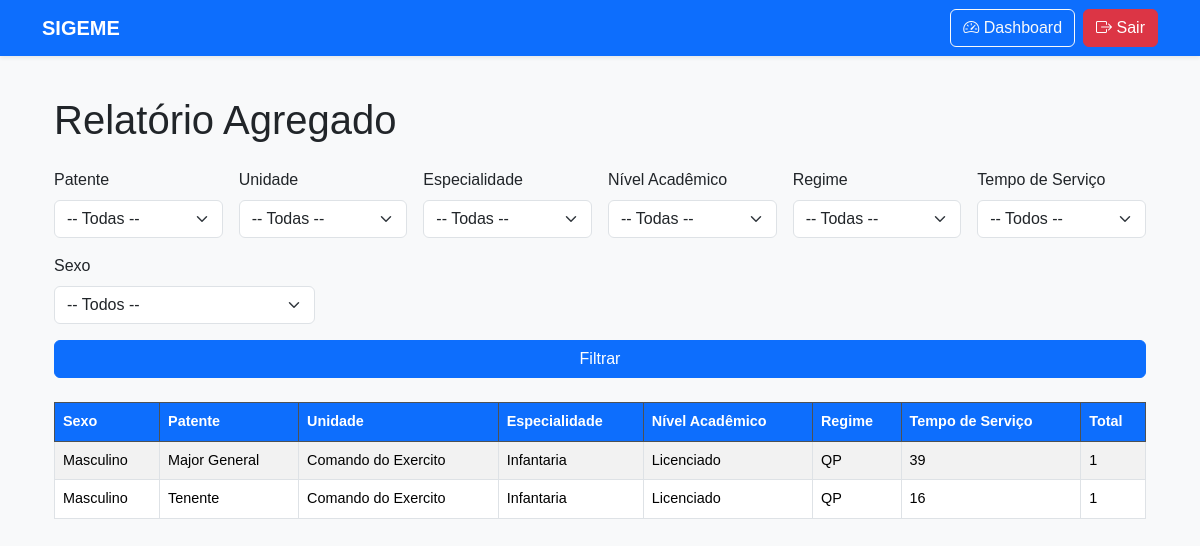
/relatorios/filtro_agregado, run on the app's committed database.
### app.py (models this page shows)
class Militar(db.Model):
    __tablename__ = 'militares'
    id = db.Column(db.Integer, primary_key=True)
    foto = db.Column(db.String(200))
    familiares = db.relationship("Familiar", back_populates="militar", cascade="all, delete-orphan")
    formacoes = db.relationship("Formacao", back_populates="militar", cascade="all, delete-orphan")
    lista_funcoes = db.relationship("Funcao", back_populates="militar", cascade="all, delete-orphan")
    promocoes = db.relationship("Promocao", back_populates="militar", cascade="all, delete-orphan")
    linguas = db.relationship("Lingua", back_populates="militar", cascade="all, delete-orphan")
    nome_completo = db.Column(db.String, nullable=False)
    sexo = db.Column(db.String)
    data_nascimento = db.Column(db.Date)
    idade = db.Column(db.Integer)
    altura = db.Column(db.Integer)
    numero_calcado = db.Column(db.Integer)
    nacionalidade = db.Column(db.String)
    email = db.Column(db.String)
    contacto1 = db.Column(db.String)
    contacto2 = db.Column(db.String)
    patente = db.Column(db.String)
    cargo_funcao = db.Column(db.String)
    regime = db.Column(db.String)
    nuit = db.Column(db.String)
    numero_bi = db.Column(db.String)
    data_emissao_bi = db.Column(db.Date)
    numero_bi_militar = db.Column(db.String)
    validade_bi_militar = db.Column(db.Date)
    numero_passaporte = db.Column(db.String)
    data_emissao_passaporte = db.Column(db.Date)
    pais_nascimento = db.Column(db.String)
    provincia_nascimento = db.Column(db.String)
    distrito_nascimento = db.Column(db.String)
    posto_administrativo = db.Column(db.String)
    localidade = db.Column(db.String)
    estado_civil = db.Column(db.String)
    conjuge = db.Column(db.String)
    data_incorporacao = db.Column(db.Date)
    tempo_servico = db.Column(db.Integer)
    situacao = db.Column(db.String)
    ordem_servico = db.Column(db.String)
    data_ultima_promocao = db.Column(db.Date)
    numero_os_ultima_promocao = db.Column(db.String)
    nivel_academico = db.Column(db.String)
    contacto_emergencia = db.Column(db.String)
    parentesco_emergencia = db.Column(db.String)
    nome_emergencia = db.Column(db.String(100))
    morada_emergencia = db.Column(db.String(200))
    observacoes = db.Column(db.Text)
    especialidade = db.Column(db.String)
    unidade = db.Column(db.String)   # ✔ corrigido: é String, não unidade_id
    provincia = db.Column(db.String)
    distrito = db.Column(db.String)
    conta_bancaria = db.Column(db.String)
    banco = db.Column(db.String)
    tipo_conducao = db.Column(db.String)
    tempo_experiencia_conducao = db.Column(db.Integer)
    tipo_carta = db.Column(db.String)
    numero_carta = db.Column(db.String)
    validade_carta = db.Column(db.Date)
    situacao = db.Column(db.String(50))
    data_obito = db.Column(db.Date, nullable=True)
    causa_obito = db.Column(db.String(100), nullable=True)
    obs_obito = db.Column(db.Text, nullable=True)
    created_at = db.Column(db.DateTime, default=db.func.current_timestamp())
    updated_at = db.Column(db.DateTime, default=db.func.current_timestamp(), onupdate=db.func.current_timestamp())
    criado_por = db.Column(db.String(50))
    criado_em = db.Column(db.DateTime, default=datetime.utcnow)
    atualizado_por = db.Column(db.String(50))
    atualizado_em = db.Column(db.DateTime, onupdate=datetime.utcnow)

### app.py (the view)
@app.route('/relatorios/filtro_agregado', methods=['GET'])
def relatorio_filtro_agregado():
    patente = request.args.get("patente")
    unidade = request.args.get("unidade")
    especialidade = request.args.get("especialidade")
    nivel_academico = request.args.get("nivel_academico")
    regime = request.args.get("regime")
    tempo_servico = request.args.get("tempo_servico")
    sexo = request.args.get("sexo")
    patentes = [p[0] for p in db.session.query(Militar.patente.distinct()).filter(Militar.patente != None, Militar.patente != '').all()]
    unidades = [u[0] for u in db.session.query(Militar.unidade.distinct()).filter(Militar.unidade != None, Militar.unidade != '').all()]
    especialidades = [e[0] for e in db.session.query(Militar.especialidade.distinct()).filter(Militar.especialidade != None, Militar.especialidade != '').all()]
    niveis = [n[0] for n in db.session.query(Militar.nivel_academico.distinct()).filter(Militar.nivel_academico != None, Militar.nivel_academico != '').all()]
    regimes = [r[0] for r in db.session.query(Militar.regime.distinct()).filter(Militar.regime != None, Militar.regime != '').all()]
    tempos = [t[0] for t in db.session.query(Militar.tempo_servico.distinct()).filter(Militar.tempo_servico != None, Militar.tempo_servico != '').all()]
    query = db.session.query(
        Militar.sexo,
        Militar.patente,
        Militar.unidade,
        Militar.especialidade,
        Militar.nivel_academico,
        Militar.regime,
        Militar.tempo_servico,
        db.func.count(Militar.id).label("total")
    )
    if patente: query = query.filter(Militar.patente == patente)
    if unidade: query = query.filter(Militar.unidade == unidade)
    if especialidade: query = query.filter(Militar.especialidade == especialidade)
    if nivel_academico: query = query.filter(Militar.nivel_academico == nivel_academico)
    if regime: query = query.filter(Militar.regime == regime)
    if tempo_servico: query = query.filter(Militar.tempo_servico == tempo_servico)
    if sexo: query = query.filter(Militar.sexo == sexo)
    query = query.group_by(
        Militar.sexo,
        Militar.patente,
        Militar.unidade,
        Militar.especialidade,
        Militar.nivel_academico,
        Militar.regime,
        Militar.tempo_servico
    )
    dados = query.all()
    return render_template(
        "relatorio_filtro_agregado.html",
        patentes=patentes,
        unidades=unidades,
        especialidades=especialidades,
        niveis=niveis,
        regimes=regimes,
        tempos=tempos,
        patente=patente,
        unidade=unidade,
        especialidade=especialidade,
        nivel_academico=nivel_academico,
        regime=regime,
        tempo_servico=tempo_servico,
        sexo=sexo,
        dados=dados
    )

### templates/relatorio_filtro_agregado.html (shortened to what this page needs)
{% extends "base.html" %}
{% block content %}
<div class="container mt-4">
    <h1 class="mb-4">Relatório Agregado</h1>
    <form method="get" action="{{ url_for('relatorio_filtro_agregado') }}" class="row g-3 mb-4">
        <div class="col-md-2">
            <label for="patente" class="form-label">Patente</label>
            <select name="patente" id="patente" class="form-select">
                <option value="">-- Todas --</option>
            </select>
        </div>
        <div class="col-md-2">
            <label for="unidade" class="form-label">Unidade</label>
            <select name="unidade" id="unidade" class="form-select">
                <option value="">-- Todas --</option>
            </select>
        </div>
        <div class="col-md-2">
            <label for="especialidade" class="form-label">Especialidade</label>
            <select name="especialidade" id="especialidade" class="form-select">
                <option value="">-- Todas --</option>
            </select>
        </div>
        <div class="col-md-2">
            <label for="nivel_academico" class="form-label">Nível Acadêmico</label>
            <select name="nivel_academico" id="nivel_academico" class="form-select">
                <option value="">-- Todas --</option>
            </select>
        </div>
        <div class="col-md-2">
            <label for="regime" class="form-label">Regime</label>
            <select name="regime" id="regime" class="form-select">
                <option value="">-- Todas --</option>
            </select>
        </div>
        <div class="col-md-2">
            <label for="tempo_servico" class="form-label">Tempo de Serviço</label>
            <select name="tempo_servico" id="tempo_servico" class="form-select">
                <option value="">-- Todos --</option>
            </select>
        </div>
        <div class="col-md-3">
            <label for="sexo" class="form-label">Sexo</label>
            <select id="sexo" name="sexo" class="form-select">
                <option value="">-- Todos --</option>
            </select>
        </div>
        <div class="col-md-12 d-flex align-items-end">
            <button type="submit" class="btn btn-primary w-100">Filtrar</button>
        </div>
    </form>
    <table class="table table-bordered table-striped">
        <thead class="table-dark">
            <tr>
                <th>Sexo</th>
                <th>Patente</th>
                <th>Unidade</th>
                <th>Especialidade</th>
                <th>Nível Acadêmico</th>
                <th>Regime</th>
                <th>Tempo de Serviço</th>
                <th>Total</th>
            </tr>
        </thead>
        <tbody>
            {% if dados %}
                {% for row in dados %}
                    <tr>
                        <td>{{ row.sexo }}</td>
                        <td>{{ row.patente }}</td>
                        <td>{{ row.unidade }}</td>
                        <td>{{ row.especialidade }}</td>
                        <td>{{ row.nivel_academico }}</td>
                        <td>{{ row.regime }}</td>
                        <td>{{ row.tempo_servico }}</td>
                        <td>{{ row.total }}</td>
                    </tr>
                {% endfor %}
            {% else %}
                <tr>
                    <td colspan="8" class="text-center text-muted">Nenhum resultado encontrado</td>
                </tr>
            {% endif %}
        </tbody>
    </table>
</div>
{% endblock %}

### static/style.css (style rules this page uses)
body { background-color: #f8f9fa; font-family: Arial, sans-serif; }
.table { font-size: 0.9rem; }
.table th { background-color: #0d6efd; color: #fff; }
.table td, .table th { padding: 0.5rem; vertical-align: middle; }
.btn-primary { background-color: #0d6efd; border-color: #0d6efd; }

### data on the page
Militar: sexo "Masculino", patente "Tenente", unidade "Comando do Exercito", especialidade "Infantaria", nivel_academico "Licenciado", regime "QP", tempo_servico "16", total "1"

### other printed values
{{ row.sexo }} "Masculino"
{{ row.patente }} "Major General"
{{ row.unidade }} "Comando do Exercito"
{{ row.especialidade }} "Infantaria"
{{ row.nivel_academico }} "Licenciado"
{{ row.regime }} "QP"
{{ row.tempo_servico }} "39"
{{ row.total }} "1"
